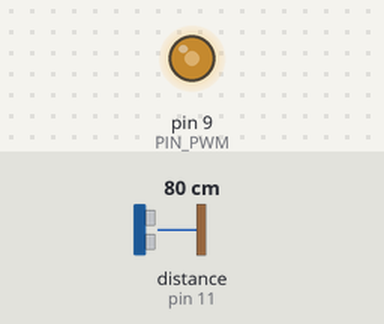
Bench run of a sketch on a simulated Arduino Uno, built with avr-gcc and run on an emulated ATmega328P. Shown: output pins drawn as LEDs (lit = HIGH). Wiring (inferred from the names in the program): ultrasonic range finder: trigger pin 12; echo pin 11. The test bench sets the inputs (shaded band); at power-on: distance to the obstacle (sensor on pin 11) 80 cm. The echo pulse lasts 58.3 µs per cm; pins used as bus, display or sensor lines are not drawn; what the sketch prints to the serial monitor is not drawn.

Above: at 1.2 s.
1.3 s: distance to the obstacle (sensor on pin 11) set to 2 cm
4.3 s: distance to the obstacle (sensor on pin 11) set to 4 cm
Timing chart, 0 to 11.9 s (numbered marks = the images above; inputs shaded):
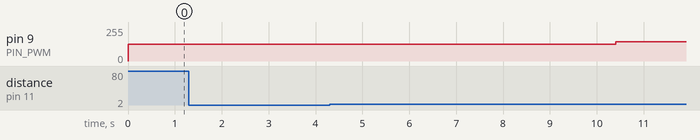

Measured:
- after the input at 1.3 s, every drawn part: stays the same

The sketch:

Ex2_Feedforward_Control_step2.ino
```cpp
// EMBEDDED AND REAL-TIME SYSTEMS - LABORATORY L5
// Alejandro Acosta, Ivan Barrachina and Victor Escribano
// Exercise 2: Feedforward control for the ball in tube system

#define PIN_PWM         9     // Digital output pin to send the PWM signal to the fan
#define PIN_TRIGGER     12    // Digital I/O pin to send a trigger to the sensor
#define PIN_ECHO        11    // Digital I/O pin to receive the echo response from the sensor
#define SENSOR_CONST    58    // Constant that must be used to decode sensor data into cm from pulse width
#define MAX_DIST        30.0  // Distance from the lowest slot part in the tube wrt the ultrasonic sensor
#define MAX_PWM_VAL     250   // Maximum PWM value allowed to be sent to fan with PWM signal

float a = 0.2678;             // Define the term that goes with PWM on the f curve between distance and PWM value (x is PWM)
float b = -19.218;            // Define the independent term for the f curve

// the setup function runs once when you press reset or power the board
void setup()
{
  // Digital pin initialization
  pinMode(PIN_TRIGGER, OUTPUT); // initialize digital pin PIN_TRIGGER as an output.
  pinMode(PIN_ECHO, INPUT);     // initialize digital pin PIN_ECHO as an input.

  // Initialize serial output
  Serial.begin(9600);
}

// the loop function runs over and over again forever
void loop()
{
  // Initializing auxiliary variables for PWM signal generation and speed measurement
  static unsigned long resp_length = 0;     // Variable to store the pulse width from the sensor
  static float dist_val=15.0;               // Variable to give distance setpoint to the fan with respect to the bottom of the slot
  static float dist = 0.0;                  // Variable to store the distance decode from sensor in cm
  static float meas_dist = 0.0;             // Variable to store the distance from the bottom part of the slot to the ball
  static uint8_t pwm_val=82;                // Variable to store the pulse width from the sensor
  static uint8_t sample_counts=0;           // Define a variable to count on the main loop the need of changing setpoint to fan

  // Increase the counter of samples first
  sample_counts++;

  // Check if it is necessary to update pwm value to fan
  if (sample_counts==200)
  {
    if(dist_val == 20.0){dist_val=10.0;}
    else {dist_val=20.0;}
    sample_counts=0;
  }

  // Compute the next pwm value based on rpm setpoint and computed curve
  pwm_val = (uint8_t) (((dist_val-b)/a));
  // Saturate the maximum PWM value if it exceeds the maximum allowed
  if (pwm_val>MAX_PWM_VAL){pwm_val=MAX_PWM_VAL;}
  // Send the PWM control signal
  analogWrite(PIN_PWM, pwm_val);

  // Send a trigger command to sensor
  digitalWrite(PIN_TRIGGER, HIGH);          // Activate the trigger pulse
  delayMicroseconds(10);                    // wait for a 10 us
  digitalWrite(PIN_TRIGGER, LOW);           // Deactivate the trigger pulse
  // Wait until we receive a response from ECHO pin
  resp_length = pulseIn(PIN_ECHO,HIGH);

  // Use the given formula to calculate the distance from obtained pulse width and plot it
  dist=(float)((1.0*resp_length)/SENSOR_CONST);
  // Compute the distance to the bottom of the slot
  meas_dist = MAX_DIST - dist;

  // Print last values before changing anything
  Serial.print("setpoint:");Serial.print(dist_val);Serial.print(",");Serial.print("dist_meas:");Serial.print(meas_dist);Serial.println(",");

  // wait for 50 ms to have speed stabilized
  delay(50);
}
```
